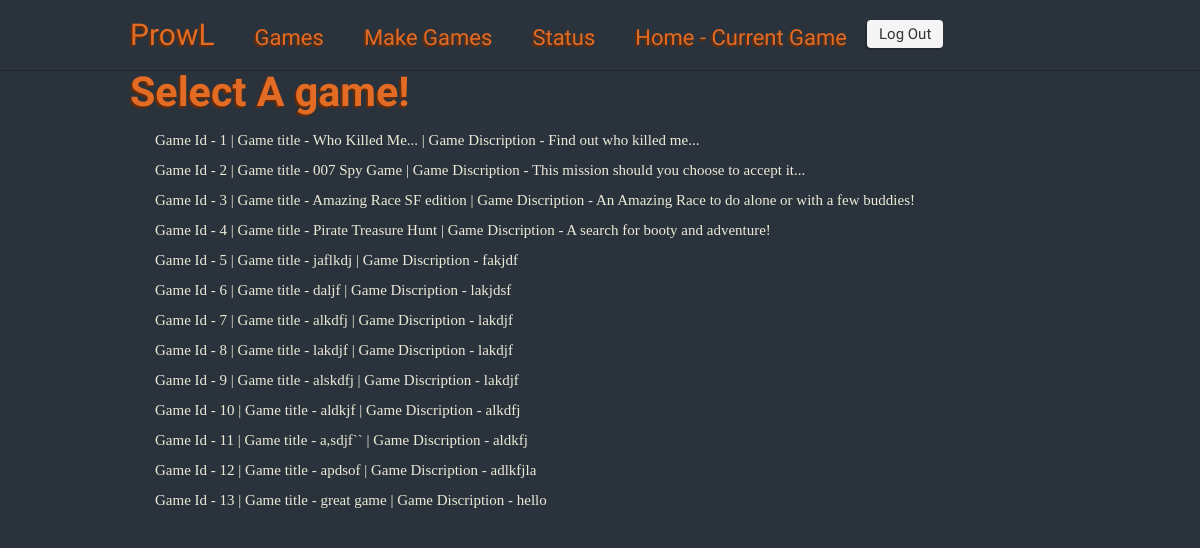
Page /select_games on the earlier database version.
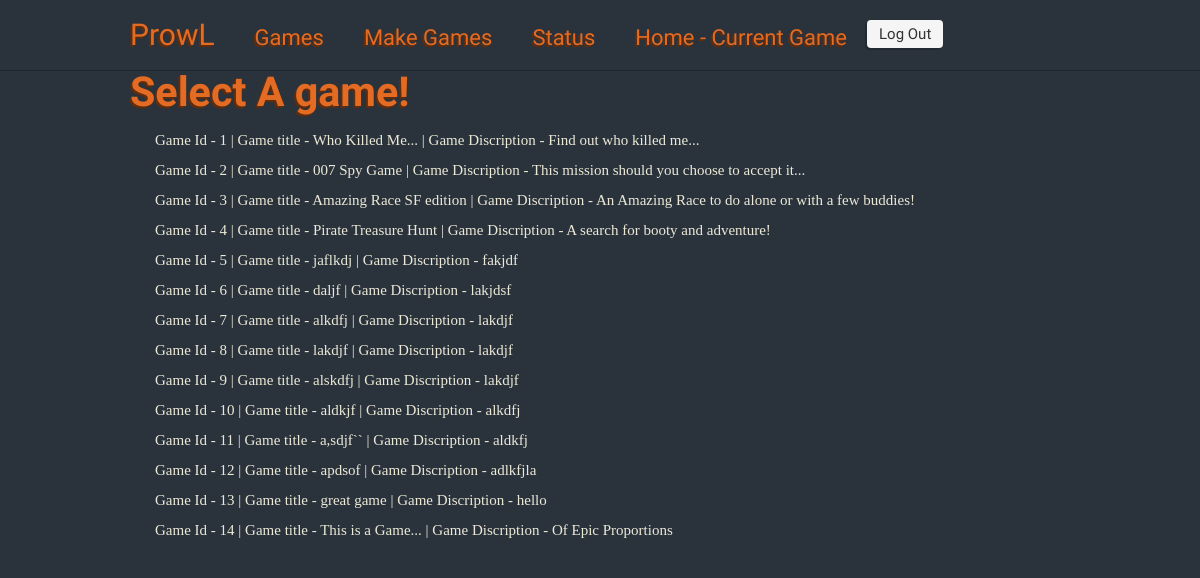
Same page on the later database version.
### model.py (models this page shows)
class Game(Base):
	__tablename__ = "games"
	id = Column(Integer, primary_key=True)
	game_title = Column(String(), nullable=True)
	game_description = Column(Text(), nullable=True)

### murder.py (the view)
@app.route('/select_games', methods=['GET'])
def select_game():
  games = db_session.query(Game).all()
  return render_template('select_games.html', games=games)

### templates/select_games.html (shortened to what this page needs)
{% extends "layout.html" %}
{% block content %}
<h1>
	<br>
	Select A game!
</h1>
<ul>
{% for game in games %}
	<p>
	Game Id - {{game.id}} | Game title - {{game.game_title}} | Game Discription - {{game.game_description}}
	</p>
{% endfor %}
</ul>
{% endblock %}

Differences in the rows shown:
added Game: id "14", game_title "This is a Game...", game_description "Of Epic Proportions"
